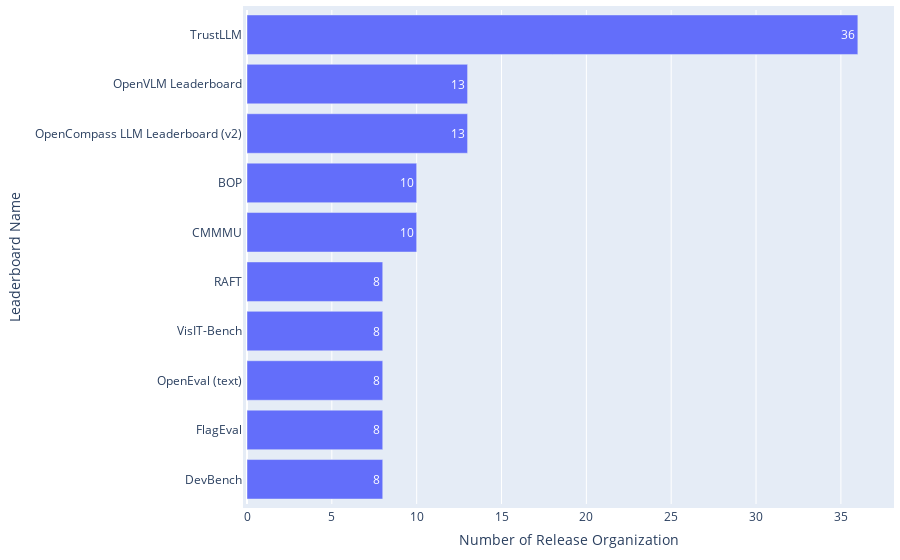

The cell this chart's notebook holds for it:
### Code cell
df = pd.read_csv(path_meta / 'leaderboard_processed.csv')
df = df[df['Platforms'] != "['Papers With Code']"]

statistics = {
    'Distribution': 'Release Organizations across Leaderboard Systems',
    'Mean': np.mean(df['#Release organization']),
    'Median': np.median(df['#Release organization']),
    'IQR': df['#Release organization'].quantile(0.75) - df['#Release organization'].quantile(0.25),
}
df_statistics = pd.read_csv(path_meta / 'leaderboard_statistics.csv')
df_statistics = pd.concat([df_statistics, pd.DataFrame([statistics])], ignore_index=True)
df_statistics.drop_duplicates(subset=['Distribution'], keep='last', inplace=True)
df_statistics.sort_values(by='Distribution', inplace=True)
df_statistics.to_csv(path_meta / 'leaderboard_statistics.csv', index=False)

df_top = df.drop_duplicates(subset=['Leaderboard name']).sort_values(by='#Release organization', ascending=False).head(10)
print(f"{df_top['Leaderboard name'].iloc[0]} holds the highest number of release organizations up to {int(df_top['#Release organization'].iloc[0])}.")

fig = go.Figure(go.Bar(
        x=df_top['#Release organization'],  # Values for the bar lengths
        y=df_top['Leaderboard name'],  # Categories for each bar
        orientation='h',  # Sets the bars to be horizontal
        text=df_top['#Release organization'],  # Adds the values as text on each bar
        textposition='auto'  # Automatically positions the text on the bars
))
fig.update_layout(
        xaxis_title='Number of Release Organization',
        yaxis_title='Leaderboard Name',
        yaxis_autorange='reversed'  # This line makes the bars go top-down
)
# Update the layout for a tighter look
fig.update_layout(
    autosize=True,
    margin=dict(
        l=10,  # Left margin
        r=10,  # Right margin
        b=10,  # Bottom margin
        t=10,  # Top margin
        pad=4  # Padding between the plot and the margin
    )
)
fig.show()

### Figure 1 — Plotly figure (JSON) as saved in the notebook; plotly's stock layout.template omitted (floating-point values rounded to 4 significant figures)
{"data": [{"orientation": "h", "text": [36, 13, 13, 10, 10, 8, 8, 8, 8, 8], "textposition": "auto", "type": "bar", "x": [36, 13, 13, 10, 10, 8, 8, 8, 8, 8], "y": ["TrustLLM", "OpenVLM Leaderboard", "OpenCompass LLM Leaderboard (v2)", "BOP", "CMMMU", "RAFT", "VisIT-Bench", "OpenEval (text)", "FlagEval", "DevBench"]}], "layout": {"autosize": true, "margin": {"b": 10, "l": 10, "pad": 4, "r": 10, "t": 10}, "xaxis": {"title": {"text": "Number of Release Organization"}}, "yaxis": {"autorange": "reversed", "title": {"text": "Leaderboard Name"}}}}
